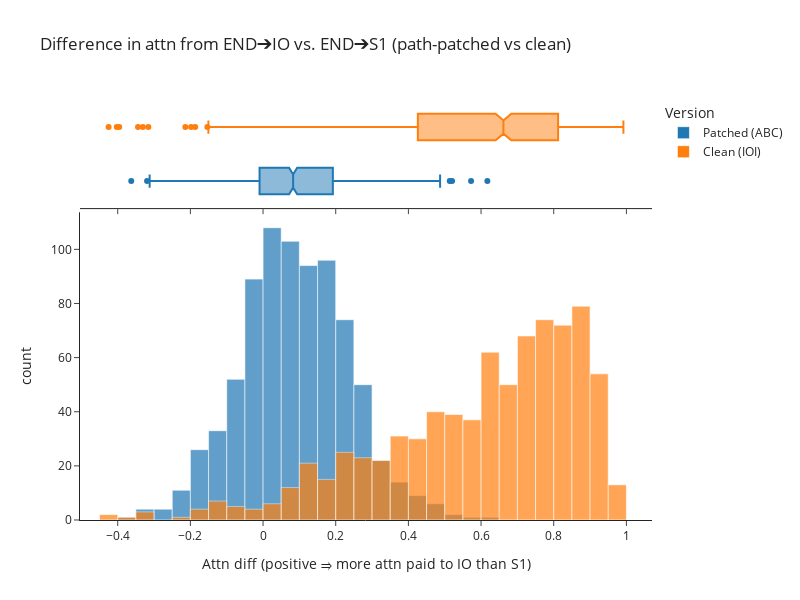

Notebook code for this chart:
### Code cell
results_patched, results_clean = get_nnmh_patching_patterns(neg_nmh = (10, 7))

hist(
    [results_patched, results_clean],
    labels={"variable": "Version", "value": "Attn diff (positive ⇒ more attn paid to IO than S1)"},
    title="Difference in attn from END➔IO vs. END➔S1 (path-patched vs clean)",
    names=["Patched (ABC)", "Clean (IOI)"],
    width=800,
    height=600,
    opacity=0.7,
    marginal="box",
    template="simple_white"
)

### Figure 1 — Plotly figure (JSON) as saved in the notebook; plotly's stock layout.template omitted (floating-point values rounded to 4 significant figures; data arrays with more than 128 entries replaced by an {"elided": "..."} marker saying what was removed)
{"data": [{"alignmentgroup": "True", "bingroup": "x", "hovertemplate": "Version=wide_variable_0<br>Attn diff (positive ⇒ more attn paid to IO than S1)=%{x}<br>count=%{y}<extra></extra>", "legendgroup": "wide_variable_0", "marker": {"color": "#1F77B4", "opacity": 0.7, "pattern": {"shape": ""}}, "name": "Patched (ABC)", "offsetgroup": "wide_variable_0", "orientation": "v", "showlegend": true, "type": "histogram", "x": {"elided": "800 float values"}, "xaxis": "x", "yaxis": "y"}, {"alignmentgroup": "True", "hovertemplate": "Version=wide_variable_0<br>Attn diff (positive ⇒ more attn paid to IO than S1)=%{x}<extra></extra>", "legendgroup": "wide_variable_0", "marker": {"color": "#1F77B4"}, "name": "Patched (ABC)", "notched": true, "offsetgroup": "wide_variable_0", "showlegend": false, "type": "box", "x": {"elided": "800 float values"}, "xaxis": "x2", "yaxis": "y2"}, {"alignmentgroup": "True", "bingroup": "x", "hovertemplate": "Version=wide_variable_1<br>Attn diff (positive ⇒ more attn paid to IO than S1)=%{x}<br>count=%{y}<extra></extra>", "legendgroup": "wide_variable_1", "marker": {"color": "#FF7F0E", "opacity": 0.7, "pattern": {"shape": ""}}, "name": "Clean (IOI)", "offsetgroup": "wide_variable_1", "orientation": "v", "showlegend": true, "type": "histogram", "x": {"elided": "800 float values"}, "xaxis": "x", "yaxis": "y"}, {"alignmentgroup": "True", "hovertemplate": "Version=wide_variable_1<br>Attn diff (positive ⇒ more attn paid to IO than S1)=%{x}<extra></extra>", "legendgroup": "wide_variable_1", "marker": {"color": "#FF7F0E"}, "name": "Clean (IOI)", "notched": true, "offsetgroup": "wide_variable_1", "showlegend": false, "type": "box", "x": {"elided": "800 float values"}, "xaxis": "x2", "yaxis": "y2"}], "layout": {"bargap": 0, "barmode": "overlay", "height": 600, "legend": {"title": {"text": "Version"}, "tracegroupgap": 0}, "title": {"text": "Difference in attn from END➔IO vs. END➔S1 (path-patched vs clean)"}, "width": 800, "xaxis": {"anchor": "y", "domain": [0, 1], "title": {"text": "Attn diff (positive ⇒ more attn paid to IO than S1)"}}, "xaxis2": {"anchor": "y2", "domain": [0, 1], "matches": "x", "showticklabels": false}, "yaxis": {"anchor": "x", "domain": [0, 0.7326], "title": {"text": "count"}}, "yaxis2": {"anchor": "x2", "domain": [0.7426, 1], "matches": "y2", "showline": false, "showticklabels": false, "ticks": ""}}}
